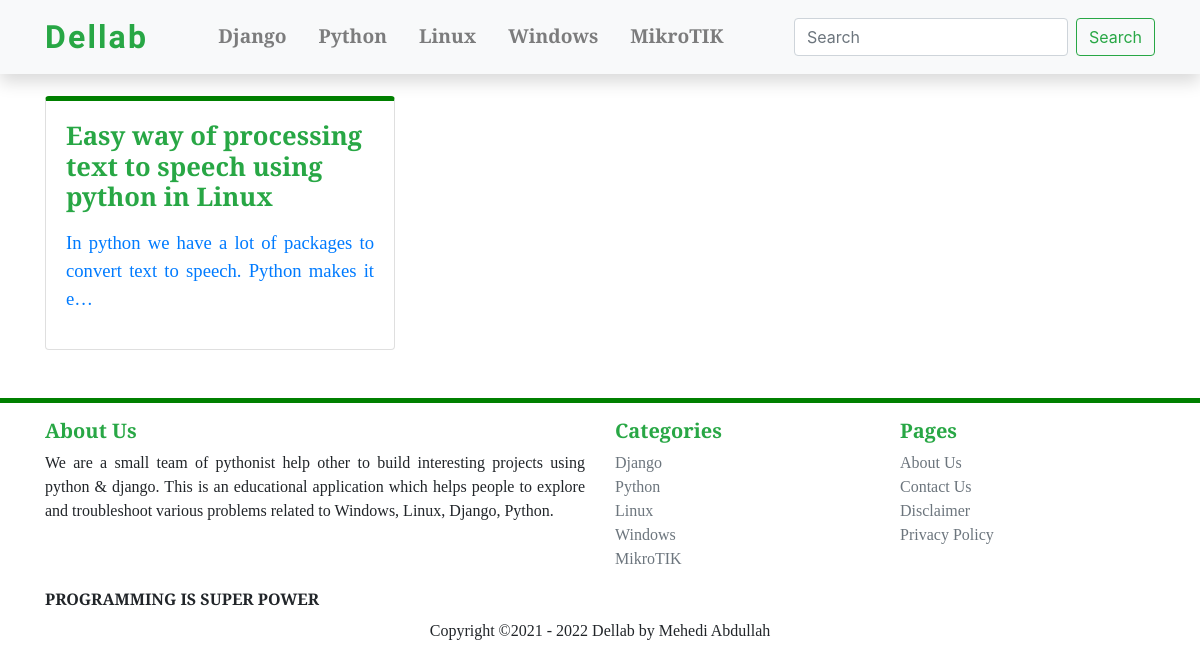
Before: /python/ with the older database file.
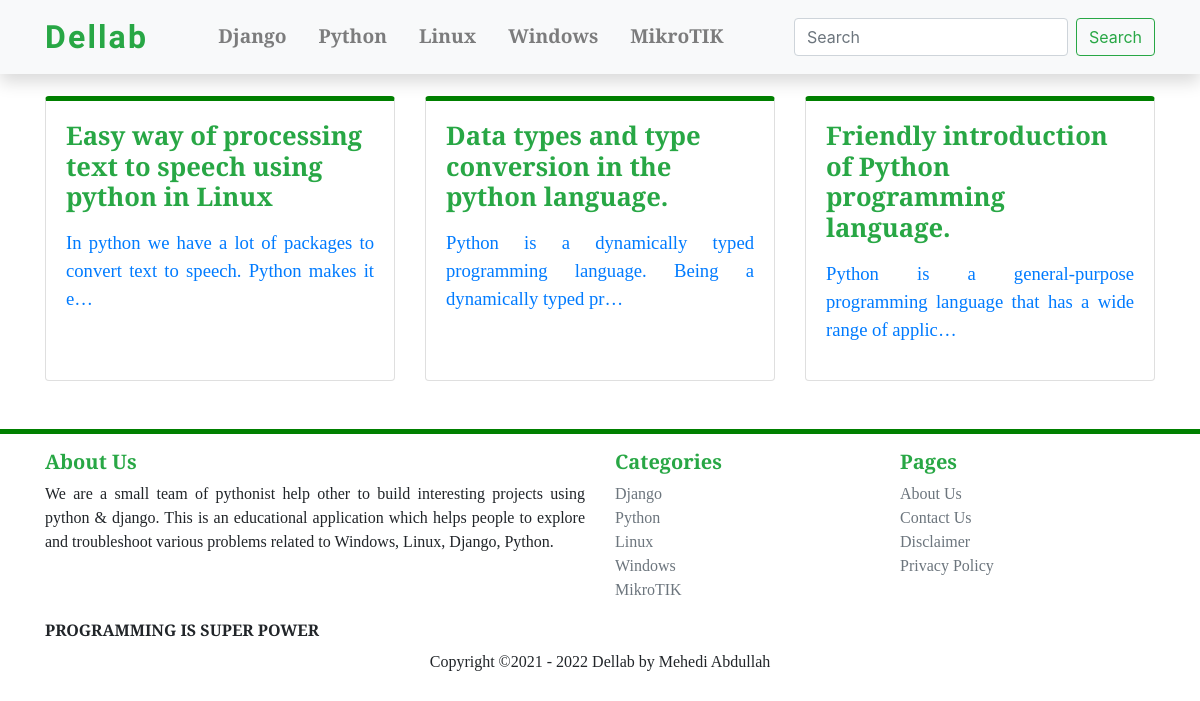
After: the same page with the newer database file.
### blog/models.py (models this page shows, shortened)
class Blog(models.Model):
    title = models.TextField(unique=True, max_length=987)
    writer = models.ForeignKey(User, on_delete=models.CASCADE, null=True, default=1)
    updated = models.DateField(auto_now=True, auto_now_add=False)
    timestamp = models.DateTimeField(auto_now=False, auto_now_add=True)
    category = models.ForeignKey(Category, on_delete=models.CASCADE)
    content = HTMLField()
    slug = models.SlugField(blank=True, max_length=987)
    def get_absolute_url(self):
        return reverse("details", kwargs={"id": self.id, 'slug': self.slug})

### blog/views.py (the view)
# urls.py: path('python/', views.python_index, name='python_index'),
def python_index(request):
    python = Blog.objects.filter(Q(category__title__contains ='python'))
    return render(request, 'python/index.html', {'python': python })

### templates/python/index.html (shortened to what this page needs)
{% extends 'master.html' %}
{% block main %}
    <div class="container mt-5">
        <div class="row">
            {% for python in python %}
                <div class="col-md-4 mt-5">
                    <div class="card h-100" style=" font-family: 'Averia Serif Libre', cursive; border-top: 5px solid green; border-radius:1.6 rem;">
                        <a href={{ python.get_absolute_url }} " style='text-decoration: none;'>
                            <div class="card-body">
                                <h5 class="card-title text-success text-align-center font-weight-bold" style='font-size: 1.6rem; justify-content: center'>{{python.title|safe}}</h5>
                                <p class="card-text text-secondary" style='font-size: 1.3rem; justify: center'>{{python.content|truncatechars:144|safe}}</p>
                            </div>
                        </a>
                    </div>
                </div>
            {% empty %}
                No Post Found
            {% endfor %}
        </div>
    </div>
{% endblock main %}

Changed rows visible on the page:
added Blog: title "Data types and type conversion in the python language.", content "Python is a dynamically typed programming language. Being a dynamically typed pr…"
added Blog: title "Friendly introduction of Python programming language.", content "Python is a general-purpose programming language that has a wide range of applic…"
